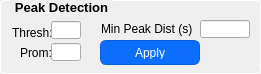
                 <widget class="QGroupBox" name="PeakDetection">
                  <property name="sizePolicy">
                   <sizepolicy hsizetype="Fixed" vsizetype="Fixed">
                    <horstretch>0</horstretch>
                    <verstretch>0</verstretch>
                   </sizepolicy>
                  </property>
                  <property name="minimumSize">
                   <size>
                    <width>261</width>
                    <height>71</height>
                   </size>
                  </property>
                  <property name="maximumSize">
                   <size>
                    <width>71</width>
                    <height>16777215</height>
                   </size>
                  </property>
                  <property name="font">
                   <font>
                    <pointsize>10</pointsize>
                    <bold>true</bold>
                   </font>
                  </property>
                  <property name="styleSheet">
                   <string notr="true">QGroupBox {
            border: 1px solid #ffffff;
            border-radius: 4px;
            margin-top: 0.5em;
            padding-top: 0.5em;
        }

        QGroupBox::title {
            subcontrol-origin: margin;
            left: 10px;
            padding: 0 3px 0 3px;
        }</string>
                  </property>
                  <property name="title">
                   <string>Peak Detection</string>
                  </property>
                  <widget class="QLabel" name="ThresholdLabel">
                   <property name="geometry">
                    <rect>
                     <x>12</x>
                     <y>23</y>
                     <width>41</width>
                     <height>20</height>
                    </rect>
                   </property>
                   <property name="sizePolicy">
                    <sizepolicy hsizetype="Fixed" vsizetype="Preferred">
                     <horstretch>0</horstretch>
                     <verstretch>0</verstretch>
                    </sizepolicy>
                   </property>
                   <property name="maximumSize">
                    <size>
                     <width>75</width>
                     <height>16777215</height>
                    </size>
                   </property>
                   <property name="font">
                    <font>
                     <pointsize>9</pointsize>
                     <bold>false</bold>
                    </font>
                   </property>
                   <property name="toolTip">
                    <string>Minimum signal amplitude required to detect a peak (absolute value)</string>
                   </property>
                   <property name="text">
                    <string>Thresh:</string>
                   </property>
                  </widget>
                  <widget class="QLineEdit" name="PeakPromValue">
                   <property name="geometry">
                    <rect>
                     <x>51</x>
                     <y>43</y>
                     <width>30</width>
                     <height>18</height>
                    </rect>
                   </property>
                   <property name="sizePolicy">
                    <sizepolicy hsizetype="Fixed" vsizetype="Fixed">
                     <horstretch>0</horstretch>
                     <verstretch>0</verstretch>
                    </sizepolicy>
                   </property>
                   <property name="minimumSize">
                    <size>
                     <width>0</width>
                     <height>18</height>
                    </size>
                   </property>
                   <property name="maximumSize">
                    <size>
                     <width>30</width>
                     <height>16</height>
                    </size>
                   </property>
                   <property name="font">
                    <font>
                     <pointsize>8</pointsize>
                    </font>
                   </property>
                  </widget>
                  <widget class="QPushButton" name="ApplyPeakFindPushButton">
                   <property name="geometry">
                    <rect>
                     <x>100</x>
                     <y>40</y>
                     <width>100</width>
                     <height>25</height>
                    </rect>
                   </property>
                   <property name="sizePolicy">
                    <sizepolicy hsizetype="Fixed" vsizetype="Fixed">
                     <horstretch>0</horstretch>
                     <verstretch>0</verstretch>
                    </sizepolicy>
                   </property>
                   <property name="minimumSize">
                    <size>
                     <width>100</width>
                     <height>25</height>
                    </size>
                   </property>
                   <property name="maximumSize">
                    <size>
                     <width>100</width>
                     <height>16777215</height>
                    </size>
                   </property>
                   <property name="toolTip">
                    <string>Detect breath peaks using the specified threshold, prominence, and distance settings</string>
                   </property>
                   <property name="styleSheet">
                    <string notr="true">QPushButton {
    background-color: #0d6efd;
    color: white;
    border: 1px solid #0b5ed7;
    border-radius: 6px;
    padding: 5px 10px;
}
QPushButton:hover {
    background-color: #0b5ed7;
}
QPushButton:pressed {
    background-color: #0a58ca;
}
QPushButton:focus {
    outline: none;
    border: 2px solid #b6d4fe;
}
QPushButton:disabled {
    background-color: #9ec5fe;
    border-color: #9ec5fe;
    color: #eef4ff;
}</string>
                   </property>
                   <property name="text">
                    <string>Apply</string>
                   </property>
                  </widget>
                  <widget class="QLineEdit" name="ThreshVal">
                   <property name="geometry">
                    <rect>
                     <x>51</x>
                     <y>21</y>
                     <width>30</width>
                     <height>18</height>
                    </rect>
                   </property>
                   <property name="sizePolicy">
                    <sizepolicy hsizetype="Fixed" vsizetype="Fixed">
                     <horstretch>0</horstretch>
                     <verstretch>0</verstretch>
                    </sizepolicy>
                   </property>
                   <property name="minimumSize">
                    <size>
                     <width>0</width>
                     <height>18</height>
                    </size>
                   </property>
                   <property name="maximumSize">
                    <size>
                     <width>30</width>
                     <height>16</height>
                    </size>
                   </property>
                   <property name="font">
                    <font>
                     <pointsize>8</pointsize>
                    </font>
                   </property>
                  </widget>
                  <widget class="QLabel" name="PeakProminenceLabel">
                   <property name="geometry">
                    <rect>
                     <x>20</x>
                     <y>45</y>
                     <width>31</width>
                     <height>16</height>
                    </rect>
                   </property>
                   <property name="sizePolicy">
                    <sizepolicy hsizetype="Fixed" vsizetype="Preferred">
                     <horstretch>0</horstretch>
                     <verstretch>0</verstretch>
                    </sizepolicy>
                   </property>
                   <property name="maximumSize">
                    <size>
                     <width>85</width>
                     <height>16777215</height>
                    </size>
                   </property>
                   <property name="font">
                    <font>
                     <pointsize>9</pointsize>
                     <bold>false</bold>
                    </font>
                   </property>
                   <property name="toolTip">
                    <string>Minimum vertical distance between peak and surrounding baseline required to detect a breath</string>
                   </property>
                   <property name="text">
                    <string>Prom:</string>
                   </property>
                  </widget>
                  <widget class="QLineEdit" name="MinPeakDistValue">
                   <property name="geometry">
                    <rect>
                     <x>200</x>
                     <y>20</y>
                     <width>50</width>
                     <height>18</height>
                    </rect>
                   </property>
                   <property name="sizePolicy">
                    <sizepolicy hsizetype="Fixed" vsizetype="Fixed">
                     <horstretch>0</horstretch>
                     <verstretch>0</verstretch>
                    </sizepolicy>
                   </property>
                   <property name="minimumSize">
                    <size>
                     <width>0</width>
                     <height>18</height>
                    </size>
                   </property>
                   <property name="maximumSize">
                    <size>
                     <width>50</width>
                     <height>16</height>
                    </size>
                   </property>
                   <property name="font">
                    <font>
                     <pointsize>8</pointsize>
                    </font>
                   </property>
                  </widget>
                  <widget class="QLabel" name="PeakDistanceLabel">
                   <property name="geometry">
                    <rect>
                     <x>101</x>
                     <y>21</y>
                     <width>91</width>
                     <height>16</height>
                    </rect>
                   </property>
                   <property name="sizePolicy">
                    <sizepolicy hsizetype="Fixed" vsizetype="Preferred">
                     <horstretch>0</horstretch>
                     <verstretch>0</verstretch>
                    </sizepolicy>
                   </property>
                   <property name="maximumSize">
                    <size>
                     <width>150</width>
                     <height>16777215</height>
                    </size>
                   </property>
                   <property name="font">
                    <font>
                     <pointsize>9</pointsize>
                     <bold>false</bold>
                    </font>
                   </property>
                   <property name="toolTip">
                    <string>Minimum time interval between consecutive breath peaks (prevents detecting multiple peaks per breath)</string>
                   </property>
                   <property name="text">
                    <string>Min Peak Dist (s):</string>
                   </property>
                  </widget>
                 </widget>
